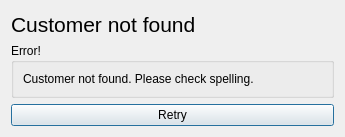
<?xml version="1.0" encoding="UTF-8"?>
<ui version="4.0">
 <class>customernotfound</class>
 <widget class="QDialog" name="customernotfound">
  <property name="geometry">
   <rect>
    <x>0</x>
    <y>0</y>
    <width>345</width>
    <height>137</height>
   </rect>
  </property>
  <property name="minimumSize">
   <size>
    <width>345</width>
    <height>137</height>
   </size>
  </property>
  <property name="maximumSize">
   <size>
    <width>345</width>
    <height>137</height>
   </size>
  </property>
  <property name="windowTitle">
   <string>Dialog</string>
  </property>
  <layout class="QVBoxLayout" name="verticalLayout">
   <item>
    <widget class="QLabel" name="label">
     <property name="font">
      <font>
       <pointsize>16</pointsize>
      </font>
     </property>
     <property name="text">
      <string>Customer not found</string>
     </property>
    </widget>
   </item>
   <item>
    <widget class="QGroupBox" name="groupBox">
     <property name="autoFillBackground">
      <bool>true</bool>
     </property>
     <property name="title">
      <string>Error!</string>
     </property>
     <layout class="QHBoxLayout" name="horizontalLayout">
      <item>
       <widget class="QLabel" name="label_2">
        <property name="text">
         <string>Customer not found. Please check spelling.</string>
        </property>
       </widget>
      </item>
     </layout>
    </widget>
   </item>
   <item>
    <widget class="QPushButton" name="retry">
     <property name="text">
      <string>Retry</string>
     </property>
    </widget>
   </item>
  </layout>
 </widget>
 <resources/>
 <connections/>
</ui>
